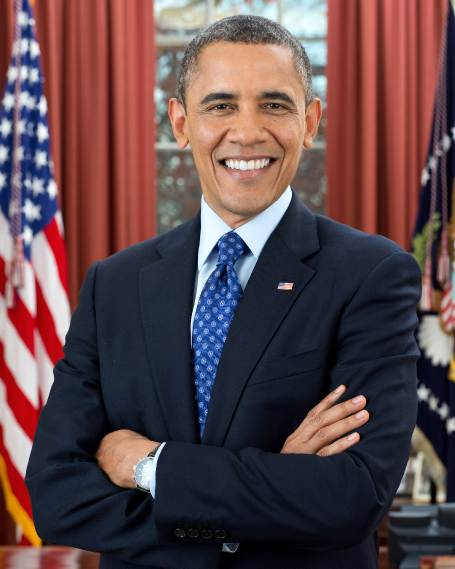
#> input picture OpenCV-Computer-Vision-Examples-with-Python-A-Complete-Guide-for-Dummies-master/Source Code/opencv/Histograms/obama.jpg, 910 x 1137 px (shown at 1/2 size)
$ python histogram_of_mask_region.py
#> lines starting #> are read from the running program, lines starting #| are printed output that depends on the picture; after the words box and inside, x2 and y2 are one past the last pixel; in counts of white or black regions, pixels touching at a corner belong together
import matplotlib.pyplot as plt
import numpy as np
import cv2

import imutils

img=cv2.imread("obama.jpg")
#> img is the input picture: shape (1137, 910, 3); mean B, G, R 74.6, 71.7, 95
img=cv2.resize(img,(300,400))
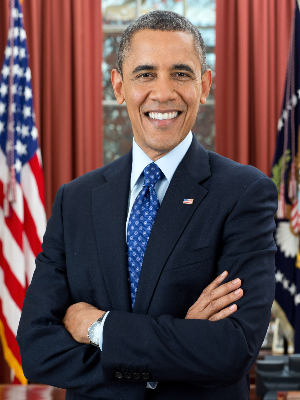
#> img: shape (400, 300, 3); mean B, G, R 74.5, 71.6, 94.9
def plot_histogram(image, title, mask=None):
	# split the image into its respective channels, then initialize
	# the tuple of channel names along with our figure for plotting
#> called with title = 'Histogram for Original Image'
	chans = cv2.split(image)
	colors = ("b", "g", "r")
	plt.figure()
	plt.title(title)
	plt.xlabel("Bins")
	plt.ylabel("# of Pixels")
	# loop over the image channels
	for (chan, color) in zip(chans, colors):
		# create a histogram for the current channel and plot it
		hist = cv2.calcHist([chan], [0], mask, [256], [0, 256])
		plt.plot(hist, color=color)
		plt.xlim([0, 256])
#> this loop made 3 passes
#> color on passes 1 to 3: 'b', 'g', 'r'
plot_histogram(img, "Histogram for Original Image")
cv2.imshow("Original", img)
# construct a mask for our image; our mask will be *black* for regions
# we want to *ignore* and *white* for regions we want to *examine*
mask = np.zeros(img.shape[:2], dtype="uint8")
cv2.rectangle(mask, (60, 290), (210, 390), 255, -1)
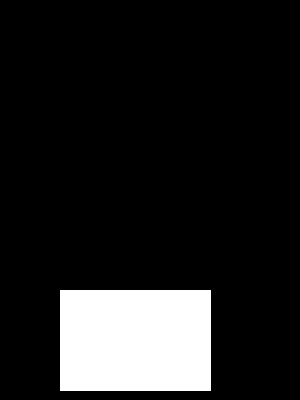
#> mask: shape (400, 300); 12.7% white; 1 white region, box (x1, y1, x2, y2) and area: (60, 290, 211, 391) 15251
cv2.imshow("Mask", mask)
# display the masked region
masked = cv2.bitwise_and(img, img, mask=mask)
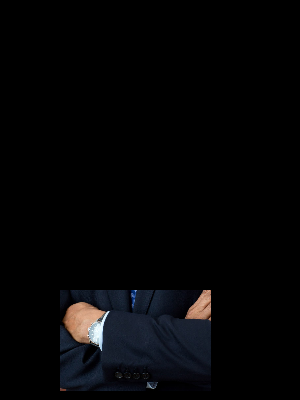
#> masked: shape (400, 300, 3); mean B, G, R 5.8, 4.9, 4.8
cv2.imshow("Applying the Mask", masked)
# compute a histogram for our image, but we'll only include pixels in
# the masked region
plot_histogram(img, "Histogram for Masked Image", mask=mask)
#> the loop in plot_histogram (call 2), `for (chan, color) in zip(chans, colors):` made 3 passes
# show our plots
plt.show()
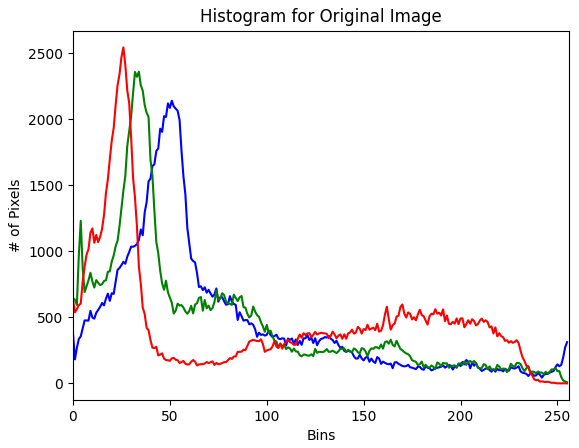
#> figure drawn by matplotlib, 1 panel; curve peaks at x = 51, y = 2141; curve peaks at x = 34, y = 2361; curve peaks at x = 26, y = 2545
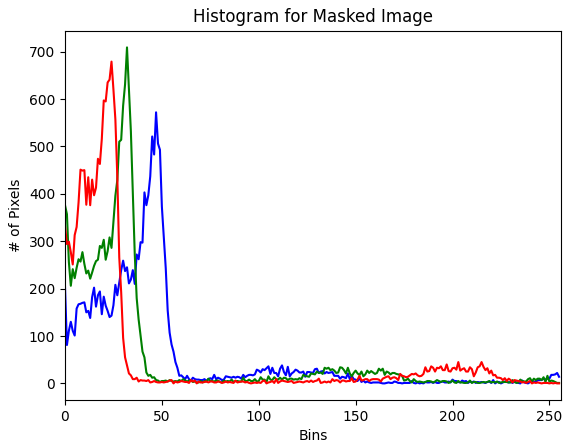
#> figure drawn by matplotlib, 1 panel; curve peaks at x = 47, y = 572; curve peaks at x = 32, y = 709; curve peaks at x = 24, y = 679
